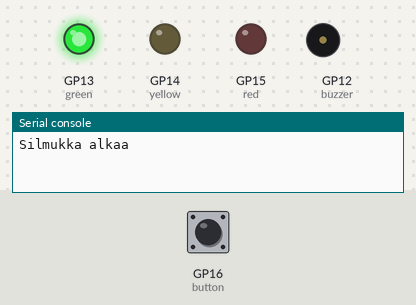
Recording of a program running on a simulated Raspberry Pi Pico running MicroPython. On the bench: output pins drawn as LEDs (lit = HIGH), buzzer (waves = sounding, pin HIGH), the last lines printed to the serial console. Wiring (from the project's diagram.json): buzzer on GP12, green LED on GP13, yellow LED on GP14, red LED on GP15, green button on GP16. Inputs (shaded band) come from the test bench; at power-on: GP16 (button) HIGH.

Above: at 1.3 s.
1.4 s: GP16 (button) pulled LOW for 0.15 s
At 3.1 s:
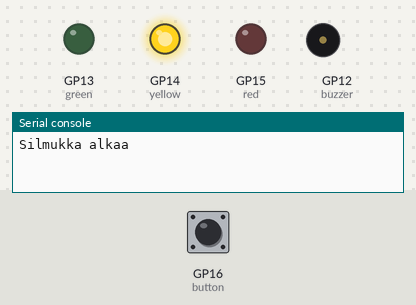
At 7.4 s:
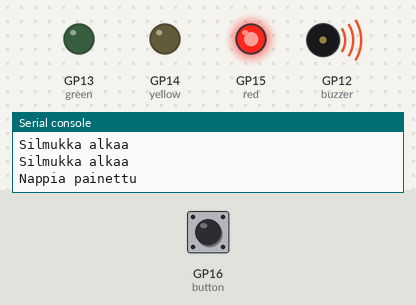
Timing chart, 0 to 13.5 s (numbered marks = the images above; inputs shaded):
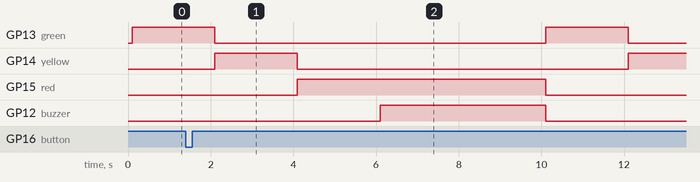

The program:

main.py
```python
import time
import machine

button = machine.Pin(16, machine.Pin.IN, machine.Pin.PULL_UP)
green = machine.Pin(13, machine.Pin.OUT)
yellow = machine.Pin(14, machine.Pin.OUT)
red = machine.Pin(15, machine.Pin.OUT)
buzzer = machine.Pin(12, machine.Pin.OUT)
button_pressed_flag = False
time.sleep(0.1) # Wait for USB to become ready

def all_off():
    green.value(0)
    yellow.value(0)
    red.value(0)
    buzzer.value(0)


def button_pressed(pin):
    global button_pressed_flag
    button_pressed_flag = True

button.irq(trigger=machine.Pin.IRQ_FALLING, handler=button_pressed)

while True:
    print("Silmukka alkaa")
    if button_pressed_flag:
        print("Nappia painettu")
        all_off()
        buzzer.value(1)
        red.value(1)
        time.sleep(4)
        buzzer.value(0)
        red.value(0)
        button_pressed_flag = False
        continue
    green.value(1)
    time.sleep(2)
    green.value(0)
    yellow.value(1)
    time.sleep(2)
    yellow.value(0)
    red.value(1)
    time.sleep(2)
    red.value(0)
```

Measured:
- after the input at 1.4 s, GP12 (buzzer): LOW → HIGH after 4.7 s, → LOW 4.0 s later
